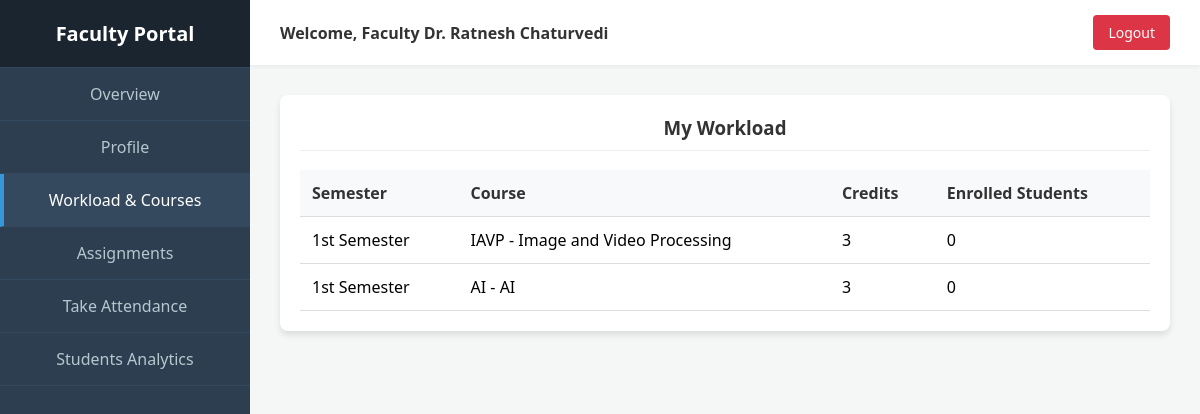
/faculty/dashboard/courses/, run on the app's committed database.
### backend/faculty/models.py (models this page shows, shortened)
class FacultyProfile(models.Model):
    user = models.OneToOneField(User, on_delete=models.CASCADE, related_name='faculty_module_profile')
    department = models.ForeignKey(Department, on_delete=models.SET_NULL, null=True, related_name='faculties')
    designation = models.CharField(max_length=100, default="Assistant Professor")
    contact_number = models.CharField(max_length=20, null=True, blank=True)
    address = models.TextField(null=True, blank=True)
    date_joined = models.DateField(auto_now_add=True)

class FacultyCourseAssignment(models.Model):
    faculty = models.ForeignKey(FacultyProfile, on_delete=models.CASCADE, related_name='course_assignments')
    course = models.ForeignKey(Course, on_delete=models.CASCADE, related_name='assigned_faculties')
    semester = models.CharField(max_length=50, choices=SEMESTER_CHOICES)
    class Meta:
        unique_together = ('faculty', 'course', 'semester')
        verbose_name = 'Faculty Course Specialization'
        verbose_name_plural = 'Faculty Course Specializations'

### authentication/models.py (models this page shows, shortened)
class User(models.Model):
    ROLE_CHOICES = [
        ('student','Student'),
        ('faculty','Faculty'),
        ('admin','Admin')
    ]
    name = models.CharField(max_length=100)
    email = models.EmailField(unique=True)
    role = models.CharField(max_length=10, choices=ROLE_CHOICES)
    password = models.CharField(max_length=100, default="ADMIN")

### backend/student/models.py (models this page shows, shortened)
class Course(models.Model):
    name = models.CharField(max_length=200)
    code = models.CharField(max_length=50, unique=True)
    description = models.TextField(null=True, blank=True)
    credits = models.IntegerField(default=3)

### backend/faculty/views.py (the view)
# urls.py: path('dashboard/courses/', views.faculty_courses, name='faculty_courses'),
def faculty_courses(request):
    profile = get_faculty_profile(request)
    assignments = FacultyCourseAssignment.objects.filter(faculty=profile)
    workload_data = []
    for assignment in assignments:
        student_count = Enrollment.objects.filter(course=assignment.course).count()
        workload_data.append({
            'assignment': assignment,
            'student_count': student_count,
            'credits': assignment.course.credits
        })
    return render(request, "dashboards/faculty/courses.html", {"profile": profile, "workload_data": workload_data})

### backend/faculty/views.py (called while the page is built)
def get_faculty_profile(request):
    faculty_email = request.session.get('faculty_email')
    if faculty_email:
        return FacultyProfile.objects.filter(user__email=faculty_email).first()
    return FacultyProfile.objects.first() # Fallback for demo

### templates/dashboards/faculty/courses.html (shortened to what this page needs)
{% extends "dashboards/faculty/base.html" %}
{% block content %}
<div class="card">
    <h3>My Workload</h3>
    {% if workload_data %}
    <table>
        <thead>
            <tr>
                <th>Semester</th>
                <th>Course</th>
                <th>Credits</th>
                <th>Enrolled Students</th>
            </tr>
        </thead>
        <tbody>
            {% for item in workload_data %}
            <tr>
                <td>{{ item.assignment.semester }}</td>
                <td>{{ item.assignment.course.code }} - {{ item.assignment.course.name }}</td>
                <td>{{ item.credits }}</td>
                <td>{{ item.student_count }}</td>
            </tr>
            {% endfor %}
        </tbody>
    </table>
    {% else %}
    <p>No workload data available.</p>
    {% endif %}
</div>
{% endblock %}

### templates/dashboards/faculty/base.html (shortened to what this page needs)
<!DOCTYPE html>
<html lang="en">
<head>
    <link rel="stylesheet" href="/static/css/style.css">
</head>
<body>
    <div class="sidebar">
        <div class="sidebar-header">
            <h2>Faculty Portal</h2>
        </div>
        <div class="nav-links">
            <a href="/faculty/dashboard/"
                class="nav-item {% if request.path  ==  '/faculty/dashboard/'  %}active{% endif %}">Overview</a>
            <a href="/faculty/dashboard/profile/"
                class="nav-item {% if '/profile/' in request.path %}active{% endif %}">Profile</a>
            <a href="/faculty/dashboard/courses/"
                class="nav-item {% if '/courses/' in request.path %}active{% endif %}">Workload & Courses</a>
            <a href="/faculty/dashboard/assignments/"
                class="nav-item {% if '/assignments/' in request.path %}active{% endif %}">Assignments</a>
            <a href="/faculty/dashboard/attendance/"
                class="nav-item {% if '/attendance/' in request.path %}active{% endif %}">Take Attendance</a>
            <a href="/faculty/dashboard/analytics/"
                class="nav-item {% if '/analytics/' in request.path %}active{% endif %}">Students Analytics</a>
        </div>
    </div>
    <div class="main-content">
        <div class="topbar">
            <div class="user-info">
                Welcome, Faculty {{ profile.user.name|default:"" }}
            </div>
            <a href="/auth/" class="btn-logout">Logout</a>
        </div>
        <div class="content-area">
            {% block content %}{% endblock %}
        </div>
    </div>
</body>
</html>

### static/css/style.css (style rules this page uses)
body { font-family: Arial; background:#f4f7fb; text-align:center; }

### templates/dashboards/faculty/base.html (style rules this page uses)
body { margin: 0; padding: 0; font-family: 'Segoe UI', Tahoma, Geneva, Verdana, sans-serif; background-color: #f4f7f6; display: flex; min-height: 100vh; }
.sidebar { width: 250px; background-color: #2c3e50; color: white; display: flex; flex-direction: column; }
.sidebar-header { padding: 20px; text-align: center; background-color: #1a252f; border-bottom: 1px solid #34495e; }
.sidebar-header h2 { margin: 0; font-size: 20px; }
.nav-links { list-style: none; padding: 0; margin: 0; display: flex; flex-direction: column; flex-grow: 1; }
.nav-item { padding: 15px 20px; border-bottom: 1px solid #34495e; text-decoration: none; color: #b8c7ce; transition: 0.3s; display: block; }
.nav-item:hover, .nav-item.active { background-color: #34495e; color: white; border-left: 4px solid #3498db; padding-left: 16px; }
.main-content { flex-grow: 1; display: flex; flex-direction: column; }
.topbar { background-color: #fff; padding: 15px 30px; display: flex; justify-content: space-between; align-items: center; box-shadow: 0 2px 4px rgba(0, 0, 0, 0.05); }
.user-info { font-weight: bold; color: #333; }
.btn-logout { background: #dc3545; color: white; border: none; padding: 8px 15px; border-radius: 4px; cursor: pointer; text-decoration: none; font-size: 14px; }
.content-area { padding: 30px; overflow-y: auto; }
.card { background: #fff; border-radius: 8px; box-shadow: 0 4px 6px rgba(0, 0, 0, 0.1); padding: 20px; margin-bottom: 20px; }
.card h3 { margin-top: 0; color: #333; border-bottom: 1px solid #eee; padding-bottom: 10px; }
table { width: 100%; border-collapse: collapse; margin-top: 10px; }
table th, table td { padding: 12px; text-align: left; border-bottom: 1px solid #ddd; }
table th { background-color: #f8f9fa; color: #333; }

### data on the page
FacultyProfile: user.name "Dr. Ratnesh Chaturvedi"
FacultyCourseAssignment: assignment.semester "1st Semester", assignment.course.code "IAVP", assignment.course.name "Image and Video Processing", credits "3", student_count "0"
FacultyCourseAssignment: assignment.semester "1st Semester", assignment.course.code "AI", assignment.course.name "AI", credits "3", student_count "0"
